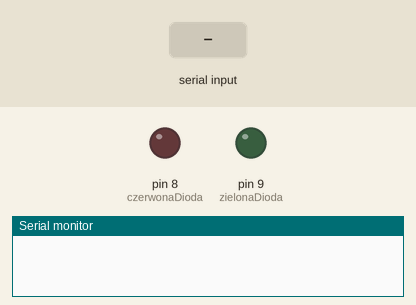
Recording of a sketch running on a simulated Arduino Uno, built with avr-gcc and run on an emulated ATmega328P. Shown: output pins drawn as LEDs (lit = HIGH), the last lines printed to the serial monitor. The test bench sets the inputs (shaded band).

Above: at 1.2 s.
1.3 s: "zielona\n" received over Serial
At 1.8 s:
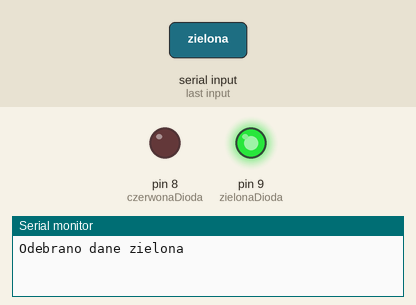
3.8 s: "czerwona\n" received over Serial
At 4.6 s:
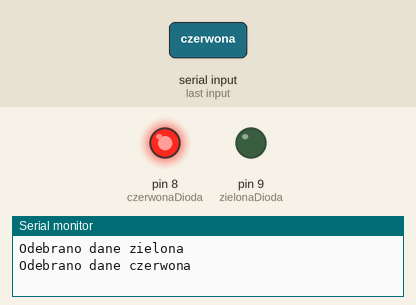
Timing chart, 0 to 6.8 s (numbered marks = the images above; inputs shaded):
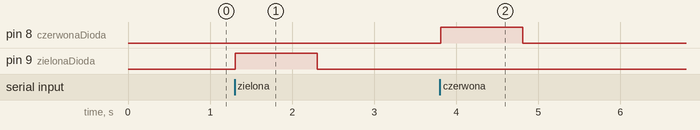

Measured:
- after the input at 1.3 s, pin 9 (zielonaDioda): LOW → HIGH at once, → LOW 1.0 s later
- after the input at 3.8 s, pin 8 (czerwonaDioda): LOW → HIGH at once, → LOW 1.0 s later

The sketch:

sterowanie_diodami.ino
```cpp
#define zielonaDioda 9
#define czerwonaDioda 8

String odebraneDane = "";

void setup()
{
    Serial.begin(9600);
    pinMode(zielonaDioda, OUTPUT);
    pinMode(czerwonaDioda, OUTPUT);

    digitalWrite(zielonaDioda, LOW);
    digitalWrite(czerwonaDioda, LOW);
}

void loop()
{
    if (Serial.available() > 0)
    {
        odebraneDane = Serial.readStringUntil('\n');
        Serial.println("Odebrano dane " + odebraneDane);

        if (odebraneDane == "zielona")
        {
            digitalWrite(zielonaDioda, HIGH);
            delay(1000);
            digitalWrite(zielonaDioda, LOW);
        }
        if (odebraneDane == "czerwona")
        {
            digitalWrite(czerwonaDioda, HIGH);
            delay(1000);
            digitalWrite(czerwonaDioda, LOW);
        }
    }
}
```
